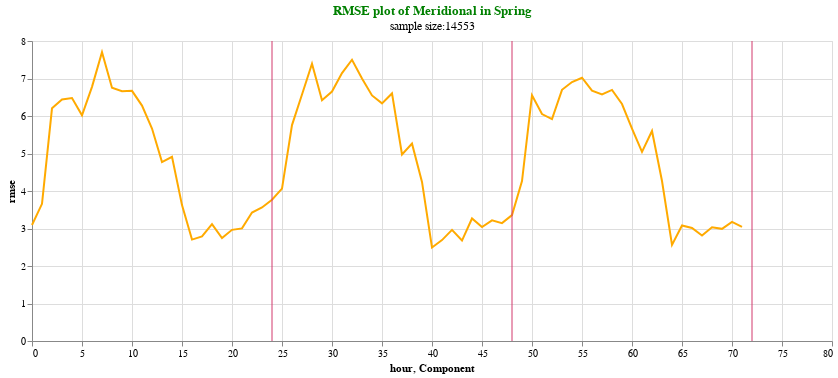

Notebook source saved alongside this figure:
### Code cell
plotrmse(Spr_rmse_meridional,'rmse',"RMSE plot of Meridional in Spring","sample size:" +  str(Spr["meridional_dif"].count()))

### Figure 1 — Vega-Lite specification as saved in the notebook (floating-point values rounded to 4 significant figures)
{"config": {"view": {"continuousWidth": 400, "continuousHeight": 300}}, "layer": [{"data": {"name": "data-e4b7fc1fb5b7b804c6c8b3f2da06a22c"}, "mark": "line", "encoding": {"color": {"value": "#FFAA00"}, "x": {"field": "hour", "type": "quantitative"}, "y": {"field": "rmse", "type": "quantitative"}}, "height": 300, "title": {"text": ["RMSE plot of Meridional in Spring"], "subtitle": ["sample size:14553"], "color": "green"}, "width": 800}, {"data": {"name": "data-b9dd60dc560f7891b967d8e82c37ad0c"}, "mark": {"type": "rule", "color": "#D2386C"}, "encoding": {"x": {"field": "Component", "type": "quantitative"}}}], "$schema": "https://vega.github.io/schema/vega-lite/v4.17.0.json", "datasets": {"data-e4b7fc1fb5b7b804c6c8b3f2da06a22c": [{"rmse": 3.093, "hour": 0}, {"rmse": 3.658, "hour": 1}, {"rmse": 6.205, "hour": 2}, {"rmse": 6.442, "hour": 3}, {"rmse": 6.478, "hour": 4}, {"rmse": 6.017, "hour": 5}, {"rmse": 6.778, "hour": 6}, {"rmse": 7.701, "hour": 7}, {"rmse": 6.752, "hour": 8}, {"rmse": 6.66, "hour": 9}, {"rmse": 6.671, "hour": 10}, {"rmse": 6.277, "hour": 11}, {"rmse": 5.665, "hour": 12}, {"rmse": 4.769, "hour": 13}, {"rmse": 4.91, "hour": 14}, {"rmse": 3.624, "hour": 15}, {"rmse": 2.704, "hour": 16}, {"rmse": 2.788, "hour": 17}, {"rmse": 3.118, "hour": 18}, {"rmse": 2.743, "hour": 19}, {"rmse": 2.965, "hour": 20}, {"rmse": 3.003, "hour": 21}, {"rmse": 3.424, "hour": 22}, {"rmse": 3.561, "hour": 23}, {"rmse": 3.768, "hour": 24}, {"rmse": 4.064, "hour": 25}, {"rmse": 5.757, "hour": 26}, {"rmse": 6.573, "hour": 27}, {"rmse": 7.394, "hour": 28}, {"rmse": 6.422, "hour": 29}, {"rmse": 6.653, "hour": 30}, {"rmse": 7.145, "hour": 31}, {"rmse": 7.5, "hour": 32}, {"rmse": 7.003, "hour": 33}, {"rmse": 6.549, "hour": 34}, {"rmse": 6.338, "hour": 35}, {"rmse": 6.602, "hour": 36}, {"rmse": 4.973, "hour": 37}, {"rmse": 5.263, "hour": 38}, {"rmse": 4.242, "hour": 39}, {"rmse": 2.493, "hour": 40}, {"rmse": 2.69, "hour": 41}, {"rmse": 2.963, "hour": 42}, {"rmse": 2.679, "hour": 43}, {"rmse": 3.267, "hour": 44}, {"rmse": 3.04, "hour": 45}, {"rmse": 3.219, "hour": 46}, {"rmse": 3.144, "hour": 47}, {"rmse": 3.356, "hour": 48}, {"rmse": 4.266, "hour": 49}, {"rmse": 6.555, "hour": 50}, {"rmse": 6.052, "hour": 51}, {"rmse": 5.916, "hour": 52}, {"rmse": 6.698, "hour": 53}, {"rmse": 6.907, "hour": 54}, {"rmse": 7.02, "hour": 55}, {"rmse": 6.674, "hour": 56}, {"rmse": 6.575, "hour": 57}, {"rmse": 6.696, "hour": 58}, {"rmse": 6.319, "hour": 59}, {"rmse": 5.664, "hour": 60}, {"rmse": 5.043, "hour": 61}, {"rmse": 5.6, "hour": 62}, {"rmse": 4.265, "hour": 63}, {"rmse": 2.564, "hour": 64}, {"rmse": 3.08, "hour": 65}, {"rmse": 3.013, "hour": 66}, {"rmse": 2.814, "hour": 67}, {"rmse": 3.034, "hour": 68}, {"rmse": 2.991, "hour": 69}, {"rmse": 3.175, "hour": 70}, {"rmse": 3.042, "hour": 71}], "data-b9dd60dc560f7891b967d8e82c37ad0c": [{"Component": 24}, {"Component": 48}, {"Component": 72}]}}
